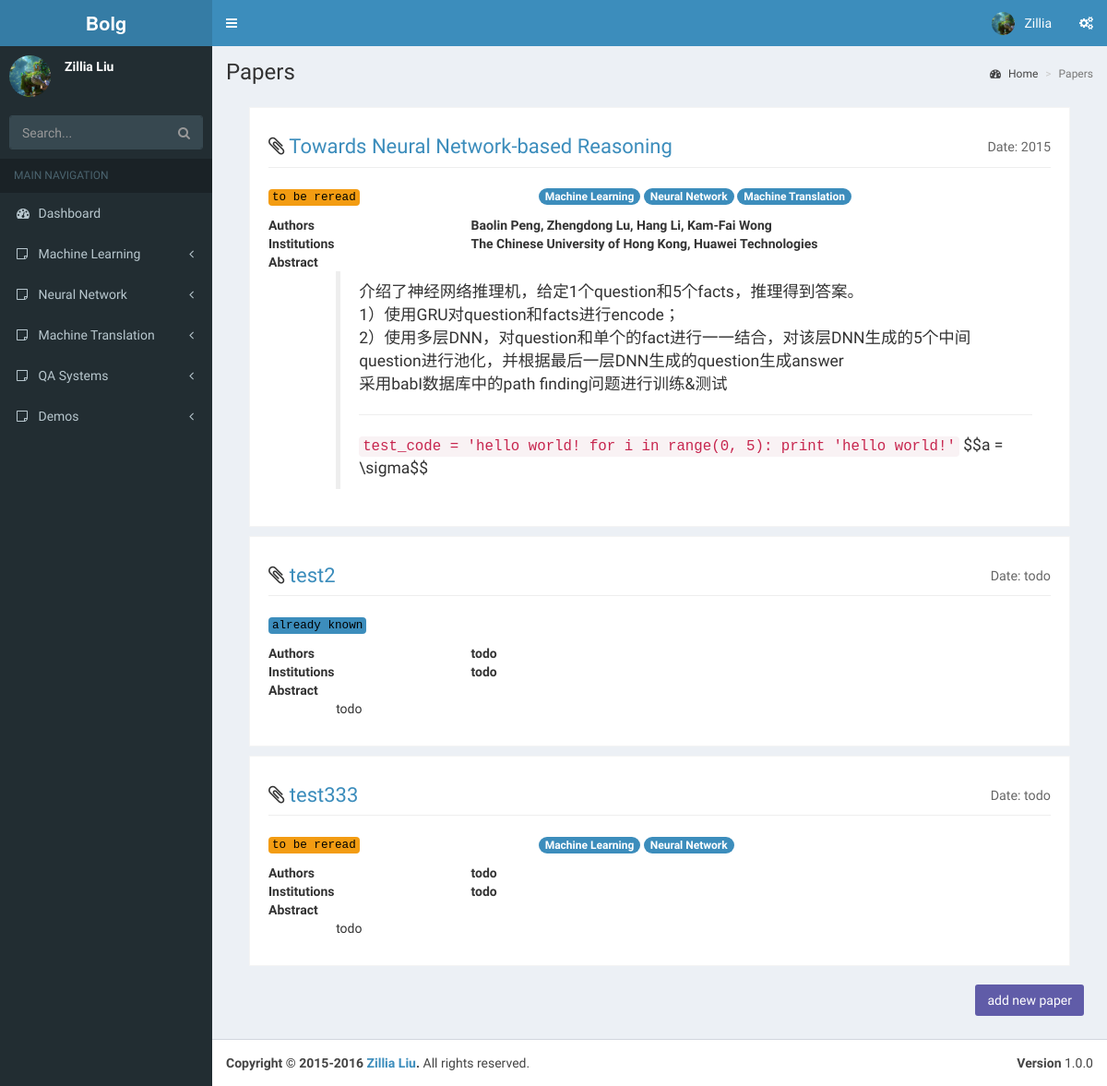
Page /paper_lists on the committed database.
### backend/models.py (models this page shows)
class MySideBar(models.Model):
    id = models.AutoField(primary_key=True)
    entry_name = models.CharField(max_length=200)

class MyPapers(models.Model):
    id = models.AutoField(primary_key=True)
    time = models.CharField(max_length=100, default="0000-00-00")
    name = models.CharField(max_length=500)
    authors = models.CharField(max_length=200)
    institutions = models.CharField(max_length=200)
    abstract = models.TextField()
    notes = models.TextField()
    state = models.IntegerField(default=2)          # 0 already known; 1 to be reread; 2 to be implemented
    tag = models.TextField(default=None, null=True)

### front_web/views.py (the view)
# urls.py: url(r'^paper_lists$', views.paper_lists, name=''),
def paper_lists(request):
    context = load_context()
    papers_list_objects = MyPapers.objects.all()
    papers_list = []
    for paper in papers_list_objects:
        paper_info = [paper.id, paper.name, paper.time, json.loads(paper.tag), paper.authors, paper.institutions,
                      paper.abstract]
        if paper.state == 0:
            color = "#3c8dbc"
            state_label = "already known"
        elif paper.state == 1:
            color = "#f39c12"
            state_label = "to be reread"
        else:
            color = "#f56954"
            state_label = "to be implemented"
        paper_info.insert(3, color)
        paper_info.insert(4, state_label)
        papers_list.append(paper_info)
    context['papers_list'] = papers_list
    return render(request, 'paper_lists.html', context)

### front_web/templatetags/djangomarkdown.py (called while the page is built)
@register.filter(is_safe=True)  #注册template filter
@stringfilter  #希望字符串作为参数
def djangomarkdown(value):
    return mark_safe(markdown.markdown(value,
            extensions = ['markdown.extensions.fenced_code', 'markdown.extensions.codehilite'],
                                           safe_mode=True,
                                           enable_attributes=False))

### front_web/views.py (called while the page is built)
def load_context():
    context = {}
    sidebar = [x.entry_name for x in MySideBar.objects.all()]
    context['sidebar'] = sidebar
    return context

### front_web/template/paper_lists.html (shortened to what this page needs)
{% extends "base.html" %}
{% load djangomarkdown %}
{% block sidebar_menu %}
    {% for bar in sidebar %}
        <li class="treeview">
            <a href="#">
                <i class="fa fa-sticky-note-o"></i> <span>{{ bar }}</span>
                <span class="pull-right-container">
                    <i class="fa fa-angle-left pull-right"></i>
                </span>
            </a>
        </li>
    {% endfor %}
{% endblock %}
{% block page_location %}Papers{% endblock %}
{% block page_location_list %}
    <li><a href="/zillia"><i class="fa fa-dashboard"></i> Home</a></li>
    <li class="active">Papers</li>
{% endblock %}
{% block main_content %}
    {% for paper in papers_list %}
        <section class="invoice">
            <div class="row">
                <div class="col-xs-12">
                    <h2 class="page-header">
                        <i class="fa fa-paperclip"></i> <a href="/paper_detail/{{ paper.0 }}">{{ paper.1 }}</a>
                        <small class="pull-right">Date: {{ paper.2 }}</small>
                    </h2>
                </div>
                <div class="col-xs-4">
                    <p><code style="background-color: {{ paper.3 }}; color: #000000">{{ paper.4 }}</code></p>
                </div>
                <div class="col-xs-8">
                    {% for tag in paper.5 %}
                        <span class="badge bg-light-blue">{{ tag }}</span>
                    {% endfor %}
                </div>
            </div>
            <div class="row invoice-info">
                <div class="col-sm-3 invoice-col">
                    <strong>Authors</strong>
                </div>
                <div class="col-sm-9 invoice-col">
                    <strong>{{ paper.6 }}</strong>
                </div>
                <div class="col-sm-3 invoice-col">
                    <strong>Institutions</strong>
                </div>
                <div class="col-sm-9 invoice-col">
                    <strong>{{ paper.7 }}</strong>
                </div>
                <div class="col-sm-12">
                    <strong>Abstract</strong>
                </div>
                <div class="col-sm-1"></div>
                <div class="col-sm-11">
                    {{ paper.8|djangomarkdown }}
                </div>
            </div>
        </section>
    {% endfor %}
    <div class="row">
        <div class="col-xs-12">
            <button class="btn bg-purple pull-right margin"><a href="/paper_edit/new" style="color: #FFFFFF">add new paper</a></button>
        </div>
    </div>
{% endblock %}

### rows in the picture
MySideBar: sidebar "Machine Learning", entry_name "Machine Learning"
MySideBar: sidebar "Neural Network", entry_name "Neural Network"
MySideBar: sidebar "Machine Translation", entry_name "Machine Translation"
MySideBar: sidebar "QA Systems"
MyPapers: name "Towards Neural Network-based Reasoning", time "2015", authors "Baolin Peng, Zhengdong Lu, Hang Li, Kam-Fai Wong", institutions "The Chinese University of Hong Kong, Huawei Technologies", abstract "介绍了神经网络推理机，给定1个question和5个facts，推理得到答案。 1）使用GRU对question和facts进行encode； 2）使用多层DNN，对question和单个的fact进行一一结合，对该层DNN生成的5个中间question进行池化，并根据最后一层DNN生成的question生成answer 采用babI数据库中的path finding问题进行训练&测试 test_code = 'hello world! for i in range(0, 5): print 'hello world!' $$a = \\sigma$$"
MyPapers: name "test2", time "todo", authors "todo", institutions "todo", abstract "todo"
MyPapers: name "test333", time "todo", authors "todo", institutions "todo", abstract "todo"

### other values in the picture
{{ paper.4 }} "to be reread" "already known" "to be reread"
